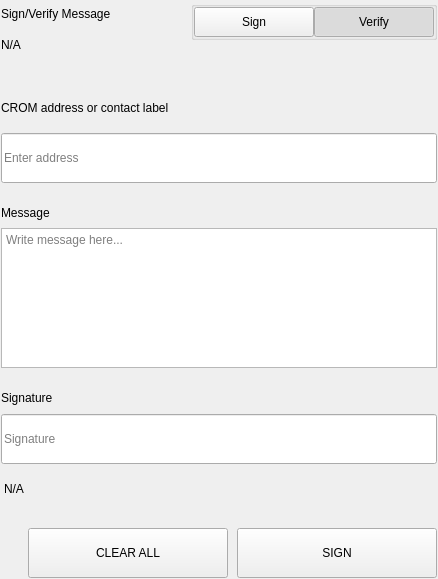
<?xml version="1.0" encoding="UTF-8"?>
<ui version="4.0">
 <class>SettingsSignMessageWidgets</class>
 <widget class="QWidget" name="SettingsSignMessageWidgets">
  <property name="geometry">
   <rect>
    <x>0</x>
    <y>0</y>
    <width>438</width>
    <height>579</height>
   </rect>
  </property>
  <property name="windowTitle">
   <string>Form</string>
  </property>
  <layout class="QVBoxLayout" name="verticalLayout">
   <property name="spacing">
    <number>0</number>
   </property>
   <property name="leftMargin">
    <number>0</number>
   </property>
   <property name="topMargin">
    <number>0</number>
   </property>
   <property name="rightMargin">
    <number>0</number>
   </property>
   <property name="bottomMargin">
    <number>0</number>
   </property>
   <item>
    <widget class="QWidget" name="left" native="true">
     <layout class="QVBoxLayout" name="verticalLayout_3">
      <property name="leftMargin">
       <number>0</number>
      </property>
      <property name="topMargin">
       <number>0</number>
      </property>
      <property name="rightMargin">
       <number>0</number>
      </property>
      <property name="bottomMargin">
       <number>0</number>
      </property>
      <item>
       <widget class="QWidget" name="container_sign" native="true">
        <layout class="QVBoxLayout" name="verticalLayout_2">
         <property name="spacing">
          <number>0</number>
         </property>
         <property name="leftMargin">
          <number>1</number>
         </property>
         <property name="topMargin">
          <number>1</number>
         </property>
         <property name="rightMargin">
          <number>1</number>
         </property>
         <property name="bottomMargin">
          <number>1</number>
         </property>
         <item>
          <layout class="QHBoxLayout" name="horizontalLayout_3" stretch="3,1">
           <property name="spacing">
            <number>40</number>
           </property>
           <item>
            <layout class="QVBoxLayout" name="verticalLayoutTitle">
             <property name="spacing">
              <number>5</number>
             </property>
             <item>
              <widget class="QLabel" name="labelTitle">
               <property name="text">
                <string>Sign/Verify Message</string>
               </property>
              </widget>
             </item>
             <item>
              <widget class="QLabel" name="labelSubtitle1">
               <property name="text">
                <string notr="true">N/A</string>
               </property>
               <property name="wordWrap">
                <bool>true</bool>
               </property>
              </widget>
             </item>
            </layout>
           </item>
           <item alignment="Qt::AlignRight|Qt::AlignTop">
            <widget class="QWidget" name="containerSwitch" native="true">
             <property name="styleSheet">
              <string notr="true">#containerSwitch{
	padding-top:9px;
}</string>
             </property>
             <layout class="QVBoxLayout" name="verticalLayout_6">
              <property name="spacing">
               <number>4</number>
              </property>
              <property name="leftMargin">
               <number>0</number>
              </property>
              <property name="topMargin">
               <number>0</number>
              </property>
              <property name="rightMargin">
               <number>0</number>
              </property>
              <property name="bottomMargin">
               <number>0</number>
              </property>
              <item alignment="Qt::AlignRight">
               <widget class="QGroupBox" name="groupBox">
                <property name="sizePolicy">
                 <sizepolicy hsizetype="Fixed" vsizetype="Preferred">
                  <horstretch>0</horstretch>
                  <verstretch>0</verstretch>
                 </sizepolicy>
                </property>
                <property name="title">
                 <string/>
                </property>
                <property name="alignment">
                 <set>Qt::AlignRight|Qt::AlignTop|Qt::AlignTrailing</set>
                </property>
                <layout class="QHBoxLayout" name="horizontalLayout_4">
                 <property name="spacing">
                  <number>0</number>
                 </property>
                 <property name="leftMargin">
                  <number>0</number>
                 </property>
                 <property name="topMargin">
                  <number>0</number>
                 </property>
                 <property name="rightMargin">
                  <number>0</number>
                 </property>
                 <property name="bottomMargin">
                  <number>0</number>
                 </property>
                 <item>
                  <widget class="QPushButton" name="pushSign">
                   <property name="minimumSize">
                    <size>
                     <width>120</width>
                     <height>30</height>
                    </size>
                   </property>
                   <property name="maximumSize">
                    <size>
                     <width>120</width>
                     <height>30</height>
                    </size>
                   </property>
                   <property name="focusPolicy">
                    <enum>Qt::NoFocus</enum>
                   </property>
                   <property name="text">
                    <string>Sign</string>
                   </property>
                   <property name="checkable">
                    <bool>true</bool>
                   </property>
                   <property name="autoExclusive">
                    <bool>true</bool>
                   </property>
                  </widget>
                 </item>
                 <item>
                  <widget class="QPushButton" name="pushVerify">
                   <property name="minimumSize">
                    <size>
                     <width>120</width>
                     <height>30</height>
                    </size>
                   </property>
                   <property name="maximumSize">
                    <size>
                     <width>120</width>
                     <height>30</height>
                    </size>
                   </property>
                   <property name="focusPolicy">
                    <enum>Qt::NoFocus</enum>
                   </property>
                   <property name="text">
                    <string>Verify</string>
                   </property>
                   <property name="checkable">
                    <bool>true</bool>
                   </property>
                   <property name="checked">
                    <bool>true</bool>
                   </property>
                   <property name="autoExclusive">
                    <bool>true</bool>
                   </property>
                  </widget>
                 </item>
                </layout>
               </widget>
              </item>
              <item alignment="Qt::AlignHCenter|Qt::AlignTop">
               <widget class="QLabel" name="labelSubtitleSwitch">
                <property name="text">
                 <string/>
                </property>
                <property name="alignment">
                 <set>Qt::AlignRight|Qt::AlignTrailing|Qt::AlignVCenter</set>
                </property>
               </widget>
              </item>
             </layout>
            </widget>
           </item>
          </layout>
         </item>
         <item>
          <spacer name="verticalSpacer_2">
           <property name="orientation">
            <enum>Qt::Vertical</enum>
           </property>
           <property name="sizeType">
            <enum>QSizePolicy::Fixed</enum>
           </property>
           <property name="sizeHint" stdset="0">
            <size>
             <width>20</width>
             <height>40</height>
            </size>
           </property>
          </spacer>
         </item>
         <item>
          <widget class="QWidget" name="containerAddress" native="true">
           <property name="sizePolicy">
            <sizepolicy hsizetype="Preferred" vsizetype="Fixed">
             <horstretch>0</horstretch>
             <verstretch>0</verstretch>
            </sizepolicy>
           </property>
           <layout class="QVBoxLayout" name="verticalLayout_5" stretch="0,0">
            <property name="spacing">
             <number>15</number>
            </property>
            <property name="leftMargin">
             <number>0</number>
            </property>
            <property name="topMargin">
             <number>0</number>
            </property>
            <property name="rightMargin">
             <number>0</number>
            </property>
            <property name="bottomMargin">
             <number>0</number>
            </property>
            <item>
             <widget class="QLabel" name="labelSubtitleAddress">
              <property name="minimumSize">
               <size>
                <width>0</width>
                <height>20</height>
               </size>
              </property>
              <property name="maximumSize">
               <size>
                <width>16777215</width>
                <height>20</height>
               </size>
              </property>
              <property name="text">
               <string>CROM address or contact label</string>
              </property>
             </widget>
            </item>
            <item>
             <widget class="QLineEdit" name="addressIn_SM">
              <property name="minimumSize">
               <size>
                <width>0</width>
                <height>50</height>
               </size>
              </property>
              <property name="maximumSize">
               <size>
                <width>16777215</width>
                <height>50</height>
               </size>
              </property>
              <property name="placeholderText">
               <string>Enter address</string>
              </property>
             </widget>
            </item>
           </layout>
          </widget>
         </item>
         <item>
          <spacer name="verticalSpacer_3">
           <property name="orientation">
            <enum>Qt::Vertical</enum>
           </property>
           <property name="sizeType">
            <enum>QSizePolicy::Fixed</enum>
           </property>
           <property name="sizeHint" stdset="0">
            <size>
             <width>20</width>
             <height>20</height>
            </size>
           </property>
          </spacer>
         </item>
         <item>
          <layout class="QVBoxLayout" name="verticalLayout_9">
           <property name="spacing">
            <number>5</number>
           </property>
           <item>
            <widget class="QLabel" name="labelSubtitleMessage">
             <property name="minimumSize">
              <size>
               <width>0</width>
               <height>20</height>
              </size>
             </property>
             <property name="maximumSize">
              <size>
               <width>16777215</width>
               <height>20</height>
              </size>
             </property>
             <property name="text">
              <string>Message</string>
             </property>
            </widget>
           </item>
           <item>
            <widget class="QPlainTextEdit" name="messageIn_SM">
             <property name="minimumSize">
              <size>
               <width>0</width>
               <height>140</height>
              </size>
             </property>
             <property name="maximumSize">
              <size>
               <width>16777215</width>
               <height>140</height>
              </size>
             </property>
             <property name="placeholderText">
              <string>Write message here...</string>
             </property>
            </widget>
           </item>
          </layout>
         </item>
         <item>
          <spacer name="verticalSpacer_4">
           <property name="orientation">
            <enum>Qt::Vertical</enum>
           </property>
           <property name="sizeType">
            <enum>QSizePolicy::Fixed</enum>
           </property>
           <property name="sizeHint" stdset="0">
            <size>
             <width>20</width>
             <height>20</height>
            </size>
           </property>
          </spacer>
         </item>
         <item>
          <widget class="QWidget" name="widget" native="true">
           <property name="minimumSize">
            <size>
             <width>0</width>
             <height>75</height>
            </size>
           </property>
           <property name="maximumSize">
            <size>
             <width>16777215</width>
             <height>16777215</height>
            </size>
           </property>
           <layout class="QVBoxLayout" name="verticalLayout_4">
            <property name="leftMargin">
             <number>0</number>
            </property>
            <property name="topMargin">
             <number>0</number>
            </property>
            <property name="rightMargin">
             <number>0</number>
            </property>
            <property name="bottomMargin">
             <number>0</number>
            </property>
            <item>
             <widget class="QLabel" name="labelSubtitleSignature">
              <property name="minimumSize">
               <size>
                <width>0</width>
                <height>20</height>
               </size>
              </property>
              <property name="maximumSize">
               <size>
                <width>16777215</width>
                <height>20</height>
               </size>
              </property>
              <property name="text">
               <string>Signature</string>
              </property>
             </widget>
            </item>
            <item>
             <widget class="QLineEdit" name="signatureOut_SM">
              <property name="minimumSize">
               <size>
                <width>0</width>
                <height>50</height>
               </size>
              </property>
              <property name="placeholderText">
               <string>Signature</string>
              </property>
             </widget>
            </item>
           </layout>
          </widget>
         </item>
         <item>
          <widget class="QLabel" name="statusLabel_SM">
           <property name="styleSheet">
            <string notr="true">padding-top:5px;</string>
           </property>
           <property name="text">
            <string notr="true">N/A</string>
           </property>
          </widget>
         </item>
         <item>
          <spacer name="verticalSpacer">
           <property name="orientation">
            <enum>Qt::Vertical</enum>
           </property>
           <property name="sizeType">
            <enum>QSizePolicy::Fixed</enum>
           </property>
           <property name="sizeHint" stdset="0">
            <size>
             <width>20</width>
             <height>20</height>
            </size>
           </property>
          </spacer>
         </item>
         <item>
          <layout class="QHBoxLayout" name="horizontalLayout_7">
           <property name="spacing">
            <number>9</number>
           </property>
           <item>
            <spacer name="horizontalSpacer_5">
             <property name="orientation">
              <enum>Qt::Horizontal</enum>
             </property>
             <property name="sizeType">
              <enum>QSizePolicy::Expanding</enum>
             </property>
             <property name="sizeHint" stdset="0">
              <size>
               <width>40</width>
               <height>20</height>
              </size>
             </property>
            </spacer>
           </item>
           <item>
            <widget class="QPushButton" name="pushButtonClear">
             <property name="minimumSize">
              <size>
               <width>200</width>
               <height>50</height>
              </size>
             </property>
             <property name="focusPolicy">
              <enum>Qt::NoFocus</enum>
             </property>
             <property name="text">
              <string>CLEAR ALL</string>
             </property>
            </widget>
           </item>
           <item>
            <widget class="QPushButton" name="pushButtonSave">
             <property name="minimumSize">
              <size>
               <width>200</width>
               <height>50</height>
              </size>
             </property>
             <property name="maximumSize">
              <size>
               <width>200</width>
               <height>50</height>
              </size>
             </property>
             <property name="focusPolicy">
              <enum>Qt::NoFocus</enum>
             </property>
             <property name="text">
              <string>SIGN</string>
             </property>
            </widget>
           </item>
          </layout>
         </item>
        </layout>
       </widget>
      </item>
     </layout>
    </widget>
   </item>
  </layout>
 </widget>
 <resources/>
 <connections/>
</ui>
